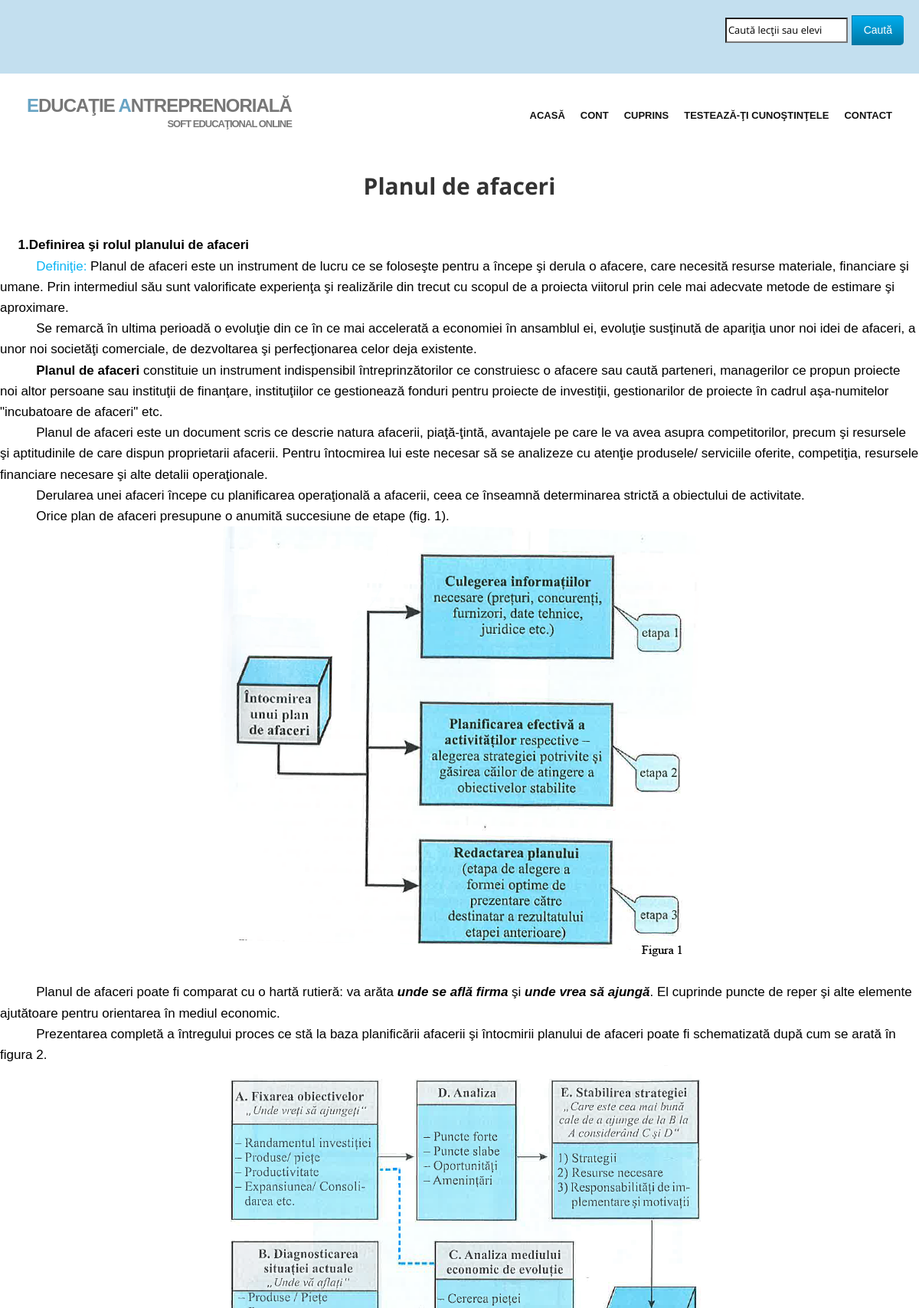
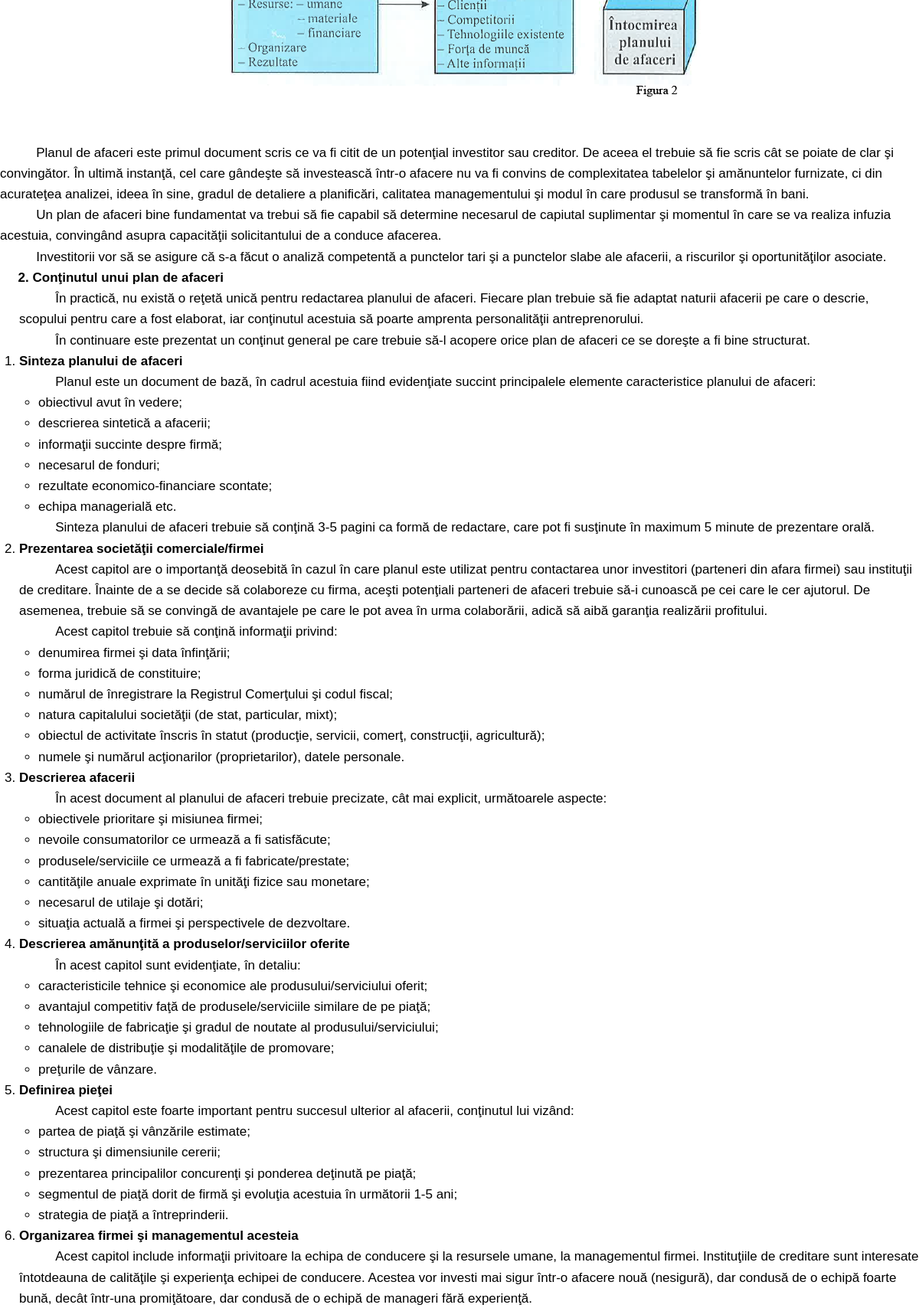
Screenshot of /lectii.php?id=8 (upper part) with the database file from the repository (2 pictures, top to bottom).
### tables this page shows
CREATE TABLE IF NOT EXISTS `lectii` (
  `id` int(11) NOT NULL AUTO_INCREMENT,
  `titlu` varchar(255) NOT NULL,
  `continut` longtext NOT NULL,
  PRIMARY KEY (`id`)
);

### core/functii/general.php (called while the page is built, shortened)
<?php
function sanitize($data) {
	return mysql_real_escape_string($data);
}
function fetch($data) {
	return mysql_fetch_array($data);
}
?>

### lectii.php (the view, shortened to what this page needs)
<?php
include 'include/head.php';
include 'include/header.php';
include 'core/functii/general.php';
	$query = mysql_query("SELECT * FROM lectii where id = '".sanitize($_GET['id'])."'");
	while($row = fetch($query)){
		$titlu = $row['titlu'];
		$continut = $row['continut'];
		echo '<center>'.'<h2>'.htmlspecialchars_decode($titlu).'</h2>'.'</center>';
		echo '<Br>'.htmlspecialchars_decode($continut);
	}
?>

### css/style.css (style rules this page uses)
h1,h2, h3, h4, h5, h6 { font-family:'Open Sans', Arial, sans-serif; font-weight:700; line-height:1.1em; color:#333; margin-bottom: 20px; }

### css/overwrite.css (style rules this page uses)
ul, ol { padding: 0; margin: 0 0 10px 25px; }
ul ul, ul ol, ol ol, ol ul { margin-bottom: 0; }
li { line-height: 1.6em; }

### rows the page displays
lectii: titlu "Planul de afaceri", continut "1.Definirea şi rolul planului de afaceri Definiţie: Planul de afaceri este un instrument de lucru ce se foloseşte pentru a începe şi derula o afacere, care necesită resurse materiale, financiare şi umane. Prin intermediul său sunt valorificate experienţa şi realizările din trecut cu scopul de a proiecta viitorul prin cele mai adecvate metode de estimare şi aproximare. Se remarcă în ultima perioadă o evoluţie din ce în ce mai accelerată a economiei în ansamblul ei, evoluţie susţinută de apariţia unor noi idei de afaceri, a unor noi societăţi comerciale, de dezvoltarea şi perfecţionarea celor deja existente. Planul de afaceri constituie un instrument indispensibil întreprinzătorilor ce…", continut (picture)
